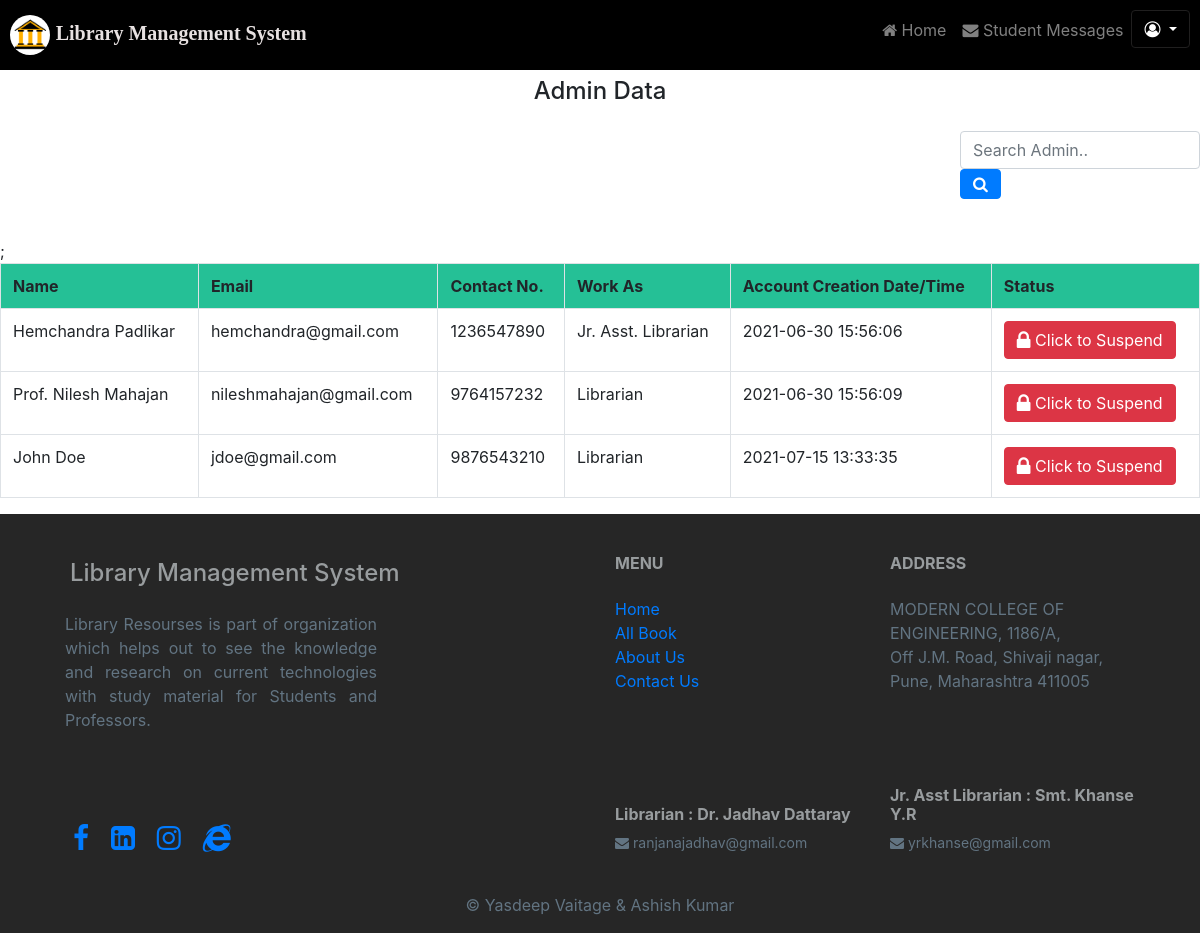
Screenshot of /admin/admindata.php with the database file from the repository.
### tables this page shows
CREATE TABLE `adminsignup` (
  `adminid` int(11) NOT NULL,
  `name` varchar(100) NOT NULL,
  `email` varchar(100) NOT NULL,
  `phone` varchar(15) NOT NULL,
  `work` varchar(50) NOT NULL,
  `password` varchar(200) NOT NULL,
  `status` varchar(255) NOT NULL,
  `updated` timestamp NOT NULL DEFAULT current_timestamp() ON UPDATE current_timestamp()
);

### admin/admindata.php (the view, shortened to what this page needs)
<head>
</head>
<?php include './header.php';
include("config.php"); ?>
<h4 class="text mt-55" style="padding-top:20px">Admin Data</h4>
<form method="POST">
    <div class="input-group srch float-right">
        <div class="form-outline">
            <input type="search" id="form1" class="form-control" name="search" placeholder="Search Admin.." />
        </div>
        <button type="submit" name="submit" class="btn btn-primary">
            <i class="fa fa-search"></i>
        </button>
    </div>
</form>
<?php
if (isset($_POST['submit'])) {
    $query = mysqli_query($con, "SELECT * from `adminsignup` where `name` like '%$_POST[search]%' ");
    if (mysqli_num_rows($query) == 0) {
        echo "Sorry! No data found, try searching again.";
    } else {
        echo "
        <table class='table table-bordered table-hover' >;
        <tr style='background-color: #25C096;'>
        <th>Name</th>
        <th>Email</th>
        <th>Contact No.</th>
        <th>Work As</th>
        <th>Account Creation Date/Time</th>
        <th>Status</th>
        </tr>";
        while ($row = mysqli_fetch_assoc($query)) {
            if ($row['status'] == "active") {
                echo "<tr>
            <td>" . $row['name'] . "</td>
            <td>" . $row['email'] . "</td>
            <td>" . $row['phone'] . "</td>
            <td>" . $row['work'] . "</td>
            <td>" . $row['updated'] . "</td>
            <td><a href = 'admindata.php?type=suspendUser&id=" . $row['adminid'] . "&user=suspend'><button class='btn btn-danger'><i class='fa fa-lock fa-lg'></i> Click to Suspend </button></a></td>
        </tr>";
            } else {
                echo "<tr>
            <td>" . $row['name'] . "</td>
            <td>" . $row['email'] . "</td>
            <td>" . $row['phone'] . "</td>
            <td>" . $row['work'] . "</td>
            <td>" . $row['updated'] . "</td>
            <td><a href = 'admindata.php?type=suspendUser&id=" . $row['adminid'] . "'><button class='btn btn-success'><i class='fa fa-check fa-lg'></i> Click to Active </button></a></td>
        </tr>";
            }
        }
        echo "</table>";
    }
} else {
    $query = mysqli_query($con, "SELECT * FROM `adminsignup`;");
    echo "
    <table class='table table-bordered table-hover' >;
    <tr style='background-color: #25C096;'>
    <th>Name</th>
    <th>Email</th>
    <th>Contact No.</th>
    <th>Work As</th>
    <th>Account Creation Date/Time</th>
    <th>Status</th>
    </tr>";
    while ($row = mysqli_fetch_assoc($query)) {
        if ($row['status'] == "active") {
            echo "<tr>
        <td>" . $row['name'] . "</td>
        <td>" . $row['email'] . "</td>
        <td>" . $row['phone'] . "</td>
        <td>" . $row['work'] . "</td>
        <td>" . $row['updated'] . "</td>
        <td><a href = 'admindata.php?type=suspendUser&id=" . $row['adminid'] . "&user=suspend'><button class='btn btn-danger'><i class='fa fa-lock fa-lg'></i> Click to Suspend </button></a></td>
    </tr>";
        }
    }
    echo "</table>";
}
include("footer.php"); ?>

### assets/css/style.css (style rules this page uses)
.text { text-align: center; }
.mt-55 { margin-top: calc( 50px + (60 - 50) * ((100vw - 360px) / (1600 - 360)) ) !important; }
.srch { width: 20%; margin-top: 20px; padding-bottom: 40px; }
h4 { margin: 0; padding: 5px; }
button { display: inline-block; padding: 12px 24px; background: rgb(0, 102, 255); font-weight: bold; color: rgb(255, 255, 255); border: none; outline: none; border-radius: 3px; cursor: pointer; transition: ease 0.3s; }

### rows the page displays
adminsignup: name "Hemchandra Padlikar", email "hemchandra@gmail.com", phone "1236547890", work "Jr. Asst. Librarian", updated "2021-06-30 15:56:06"
adminsignup: name "Prof. Nilesh Mahajan", email "nileshmahajan@gmail.com", phone "9764157232", work "Librarian", updated "2021-06-30 15:56:09"
adminsignup: name "John Doe", email "jdoe@gmail.com", phone "9876543210", work "Librarian", updated "2021-07-15 13:33:35"
